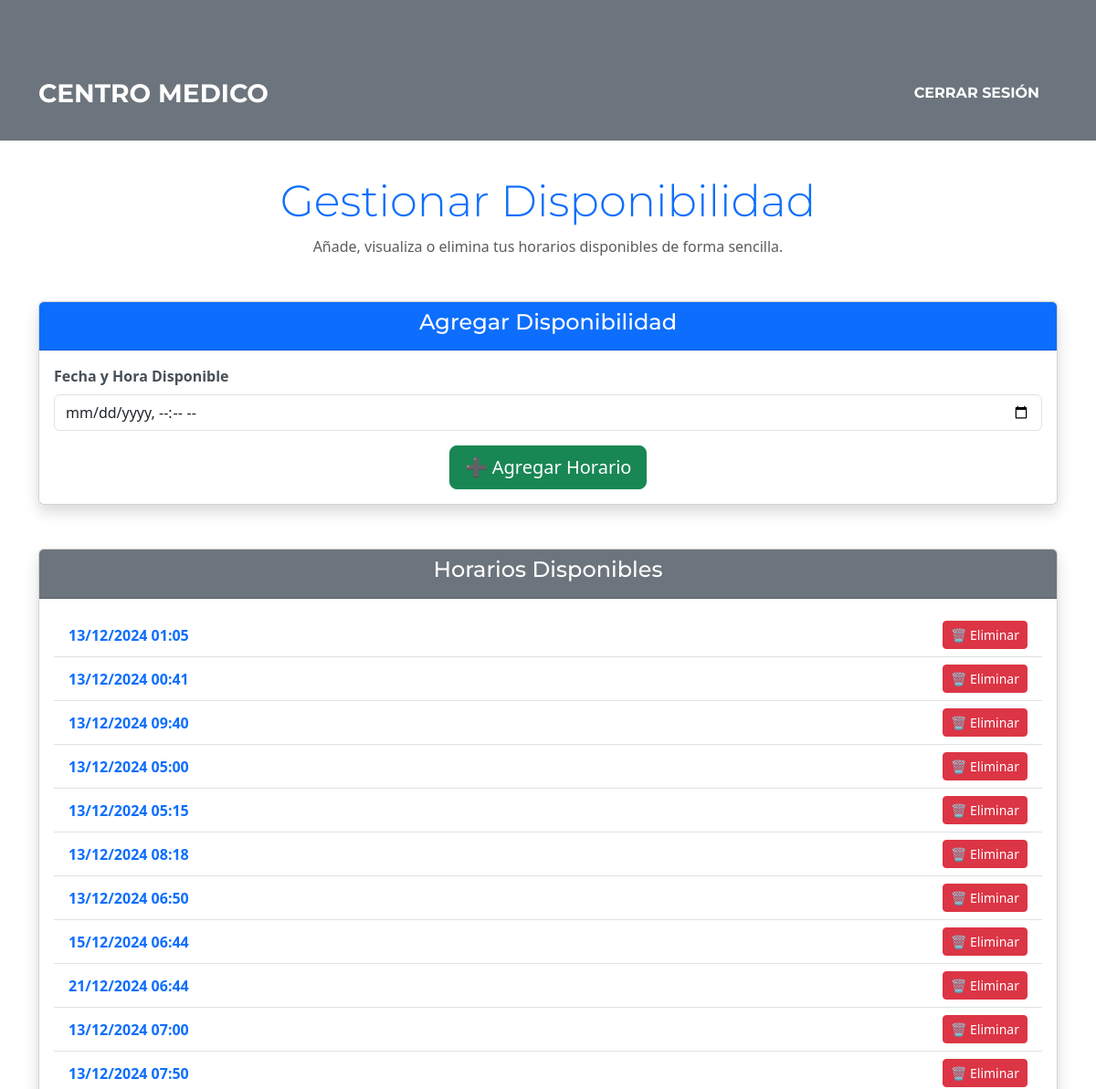
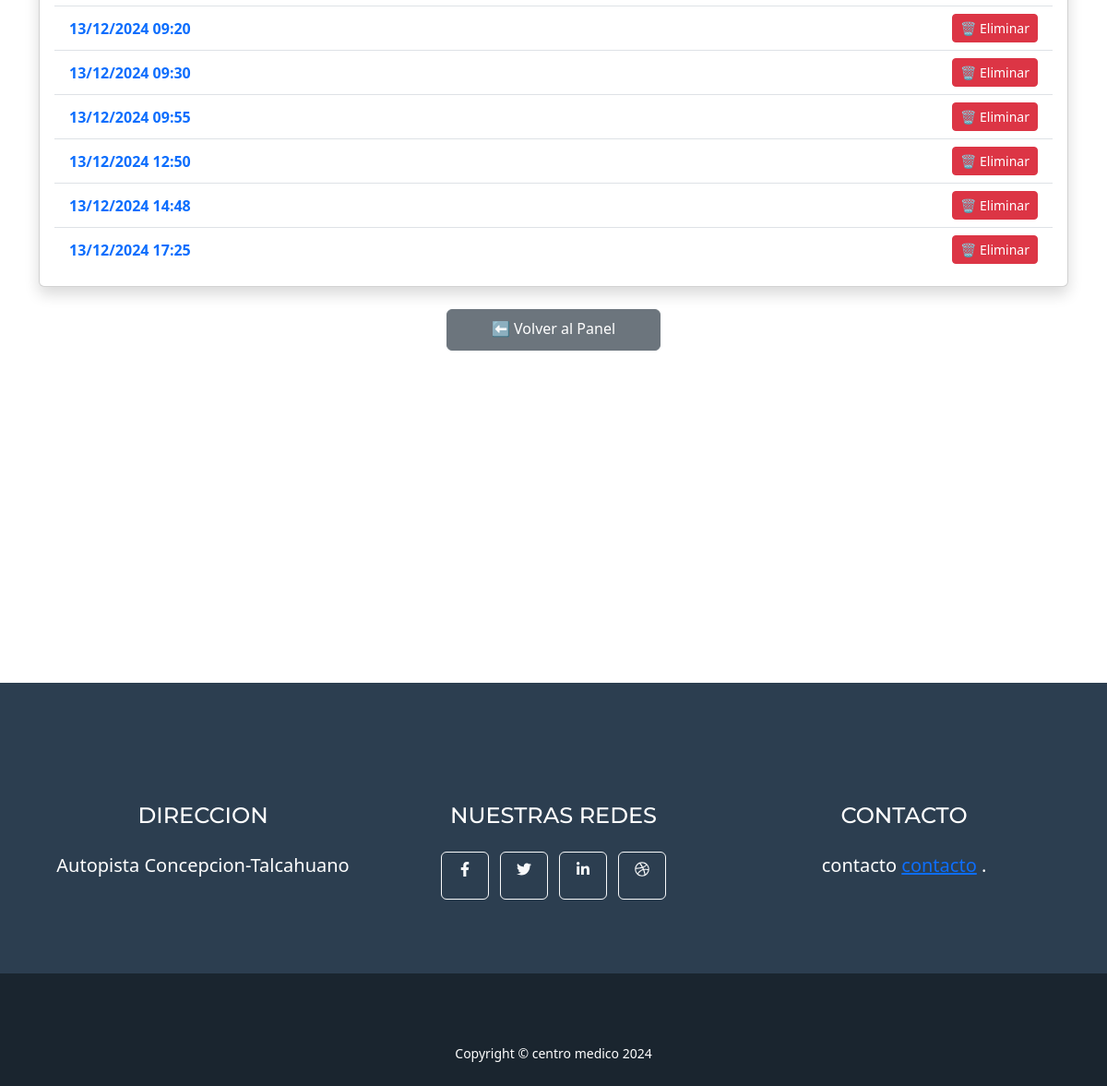
Page /disponibilidades/ (signed in) on the committed database (2 pictures, top to bottom).
### ficha_medica/models.py (models this page shows, shortened)
class Disponibilidad(models.Model):
    medico = models.ForeignKey('Medico', on_delete=models.CASCADE)
    fecha_disponible = models.DateTimeField()
    ocupada = models.BooleanField(default=False)
    class Meta:
        verbose_name = "Disponibilidad"
        verbose_name_plural = "Disponibilidades"

### ficha_medica/utils.py (the view)
        def _wrapped_view(request, *args, **kwargs):
            if not request.user.groups.filter(name=role_name).exists():
                return HttpResponseForbidden(f"No tienes acceso al rol requerido: {role_name}.")
            return view_func(request, *args, **kwargs)

### ficha_medica/forms.py
class DisponibilidadForm(forms.ModelForm):
    class Meta:
        model = Disponibilidad
        fields = ['fecha_disponible']

### ficha_medica/utils.py (called while the page is built)
def role_required(role_name):
    def decorator(view_func):
        def _wrapped_view(request, *args, **kwargs):
            if not request.user.groups.filter(name=role_name).exists():
                return HttpResponseForbidden(f"No tienes acceso al rol requerido: {role_name}.")
            return view_func(request, *args, **kwargs)
        return _wrapped_view
    return decorator

### ficha_medica/views.py (called while the page is built)
@login_required
@role_required('Medico')
def gestionar_disponibilidades(request):
    medico = request.user.medico
    disponibilidades = Disponibilidad.objects.filter(medico=medico)
    reservas_hoy = Reserva.objects.filter(
        medico=medico,
        fecha_reserva__fecha_disponible__date=date.today()  # Ajuste aquí
    )
    if request.method == 'POST':
        form = DisponibilidadForm(request.POST)
        if form.is_valid():
            disponibilidad = form.save(commit=False)
            disponibilidad.medico = medico
            disponibilidad.save()
            return redirect('gestionar_disponibilidades')
    else:
        form = DisponibilidadForm()
    return render(request, 'fichas_medicas/gestionar_disponibilidades.html', {
        'form': form,
        'disponibilidades': disponibilidades,
        'reservas_hoy': reservas_hoy,
    })

### ficha_medica/templates/fichas_medicas/gestionar_disponibilidades.html (shortened to what this page needs)
{% extends 'core/base.html' %}
{% block content %}
<div class="container mt-5">
    <div class="text-center mb-5">
        <h1 class="display-5 text-primary">Gestionar Disponibilidad</h1>
        <p class="text-muted">Añade, visualiza o elimina tus horarios disponibles de forma sencilla.</p>
    </div>
    <div class="card shadow mb-5">
        <div class="card-header bg-primary text-white text-center">
            <h4>Agregar Disponibilidad</h4>
        </div>
        <div class="card-body">
            <form method="post" action="">
                <div class="mb-3">
                    <label for="fecha_disponible" class="form-label">Fecha y Hora Disponible</label>
                    <input type="datetime-local" id="fecha_disponible" name="fecha_disponible" class="form-control" required>
                </div>
                <div class="text-center">
                    <button type="submit" class="btn btn-success btn-lg">➕ Agregar Horario</button>
                </div>
            </form>
        </div>
    </div>
    <div class="card shadow">
        <div class="card-header bg-secondary text-white text-center">
            <h4>Horarios Disponibles</h4>
        </div>
        <div class="card-body">
            {% if disponibilidades.exists %}
                <ul class="list-group list-group-flush">
                    {% for disponibilidad in disponibilidades %}
                        <li class="list-group-item d-flex justify-content-between align-items-center">
                            <span class="text-primary fw-bold">
                                {{ disponibilidad.fecha_disponible|date:"d/m/Y H:i" }}
                            </span>
                            <form method="post" action="{% url 'eliminar_disponibilidad' disponibilidad.id %}">
                                <button type="submit" class="btn btn-danger btn-sm">🗑️ Eliminar</button>
                            </form>
                        </li>
                    {% endfor %}
                </ul>
            {% else %}
                <p class="text-center text-muted mt-3">No tienes horarios disponibles agregados.</p>
            {% endif %}
        </div>
    </div>
    <div class="text-center mt-4">
        <a href="{% url 'medico_dashboard' %}" class="btn btn-secondary px-5 py-2">⬅️ Volver al Panel</a>
    </div>
</div>
{% endblock %}

### core/templates/core/base.html (shortened to what this page needs)
{% load static %}
<!DOCTYPE html>
<html lang="en">
    <head>
        <link href="{% static 'css/styles.css' %}" rel="stylesheet" />
    </head>
    <body id="page-top">
        <nav class="navbar navbar-expand-lg bg-secondary text-uppercase fixed-top" id="mainNav">
            <div class="container">
                <a class="navbar-brand" href="#page-top">centro medico</a>
                <div class="collapse navbar-collapse" id="navbarResponsive">
                    <ul class="navbar-nav ms-auto">
                        {% if user.is_authenticated %}
                        <li class="nav-item mx-0 mx-lg-1">
                            <a class="nav-link py-3 px-0 px-lg-3 rounded" href="{% url 'logout' %}">Cerrar sesión</a>
                        </li>
                        {% else %}
                        <li class="nav-item mx-0 mx-lg-1">
                            <a class="nav-link py-3 px-0 px-lg-3 rounded" href="{% url 'home' %}">Iniciar sesión</a>
                        </li>
                        {% endif %}
                    </ul>
                </div>
            </div>
        </nav>
        <br>
        <br>
        <br>
       {% block content %}{% endblock content %}
       <br>
       <br>
       <br>
       <br>
       <br>
       <br>
       <br>
       <br>
       <br>
       <br>
       <br>
       <br>
       <br>
       <br>
       <br>
        <footer class="footer text-center">
            <div class="container">
                <div class="row">
                    <div class="col-lg-4 mb-5 mb-lg-0">
                        <h4 class="text-uppercase mb-4">Direccion</h4>
                        <p class="lead mb-0">
                            Autopista Concepcion-Talcahuano
                            <br />
                        </p>
                    </div>
                    <div class="col-lg-4 mb-5 mb-lg-0">
                        <h4 class="text-uppercase mb-4">Nuestras redes</h4>
                        <a class="btn btn-outline-light btn-social mx-1" href="#!"><i class="fab fa-fw fa-facebook-f"></i></a>
                        <a class="btn btn-outline-light btn-social mx-1" href="#!"><i class="fab fa-fw fa-twitter"></i></a>
                        <a class="btn btn-outline-light btn-social mx-1" href="#!"><i class="fab fa-fw fa-linkedin-in"></i></a>
                        <a class="btn btn-outline-light btn-social mx-1" href="#!"><i class="fab fa-fw fa-dribbble"></i></a>
                    </div>
                    <div class="col-lg-4">
                        <h4 class="text-uppercase mb-4">contacto</h4>
                        <p class="lead mb-0">
                            contacto
                            <a href="http://startbootstrap.com">contacto</a>
                            .
                        </p>
                    </div>
                </div>
            </div>
        </footer>
        <div class="copyright py-4 text-center text-white">
            <div class="container"><small>Copyright &copy; centro medico 2024</small></div>
        </div>
        <link href="https://cdn.jsdelivr.net/npm/bootstrap@5.3.0-alpha1/dist/css/bootstrap.min.css" rel="stylesheet">
    </body>
</html>

### rows in the picture
Disponibilidad: fecha_disponible "13/12/2024 01:05"
Disponibilidad: fecha_disponible "13/12/2024 00:41"
Disponibilidad: fecha_disponible "13/12/2024 09:40"
Disponibilidad: fecha_disponible "13/12/2024 05:00"
Disponibilidad: fecha_disponible "13/12/2024 05:15"
Disponibilidad: fecha_disponible "13/12/2024 08:18"
Disponibilidad: fecha_disponible "13/12/2024 06:50"
Disponibilidad: fecha_disponible "15/12/2024 06:44"
Disponibilidad: fecha_disponible "21/12/2024 06:44"
Disponibilidad: fecha_disponible "13/12/2024 07:00"
Disponibilidad: fecha_disponible "13/12/2024 07:50"
Disponibilidad: fecha_disponible "13/12/2024 09:20"
Disponibilidad: fecha_disponible "13/12/2024 09:30"
Disponibilidad: fecha_disponible "13/12/2024 09:55"
Disponibilidad: fecha_disponible "13/12/2024 12:50"
Disponibilidad: fecha_disponible "13/12/2024 14:48"
Disponibilidad: fecha_disponible "13/12/2024 17:25"
